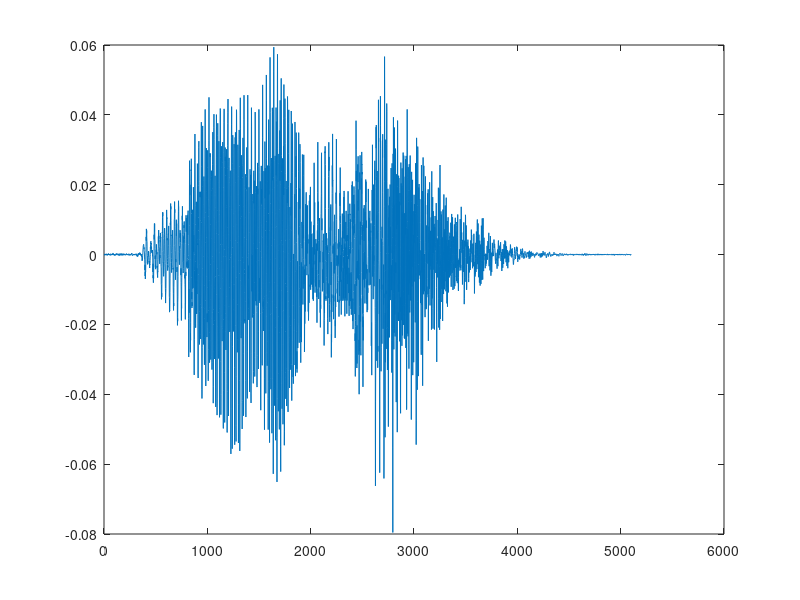
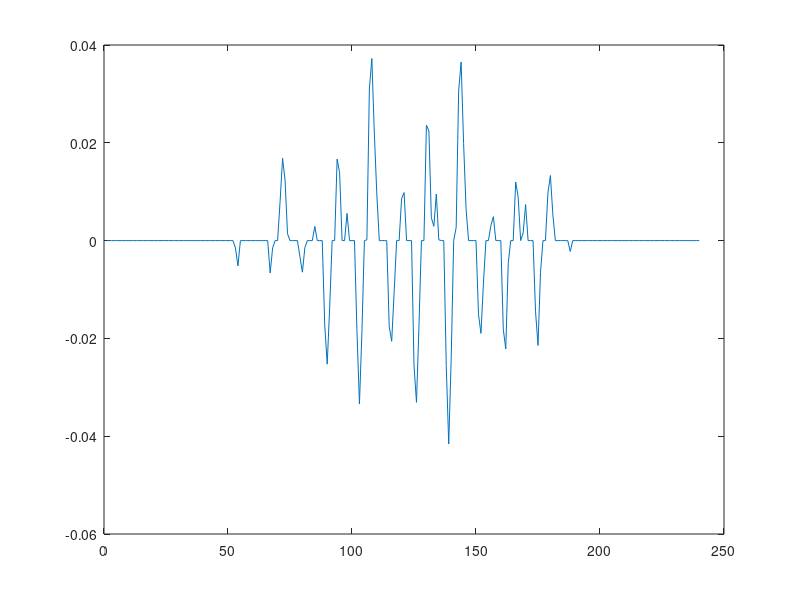

The MATLAB source for these figures, in order: (Note: this script raises an error after producing the figures.)
clear all, close all, clc
load nombre01.mat
%%
tiempoTrama = 0.03;
tiempoDesplTrama = 0.01;
a = 0.95;
longTrama = round(Fs * tiempoTrama);
longDespTrama = round (Fs * tiempoDesplTrama);
figure, plot(senal)
%%
vocal1 = senal(1500:1500+longTrama-1);
vocal2 = senal(2700:2700+longTrama-1);
vocal1 = hamming(length(vocal1)).*vocal1;
vocal2 = hamming(length(vocal2)).*vocal2;

%% pitch
umbral = 0.3 * max(abs(vocal1));
y = sign(vocal1) .* max(0,(abs(vocal1)-umbral));
figure, plot(y)

% correlación
y = hamming(length(y)).* y;
[correlacion,intervalos] =  xcorr(y);
centro = round(length(correlacion)/2);
correlacion = correlacion(centro:end);
[pks, maximos] = findpeaks(correlacion);

[~,ord] = sort(pks, 'descend');
periodo_fundamental = (maximos(ord(1))-1)/Fs;

pitch = 1/periodo_fundamental;
if pitch > 190
    fprintf("El audio es de una mujer, pitch = " + pitch+"\n");
else
    fprintf("El audio es de un hombre, pitch = " + pitch + "\n");
end
%% Reconocimiento de las vocales
[F1, F2] = envolvente(vocal1, Fs);
fprintf("F1 = " + F1 + " " + "F2 = " + F2 + "\n");
[F1, F2] = envolvente(vocal2, Fs);
fprintf("F1 = " + F1 + " " + "F2 = " + F2 + "\n");


function [F1, F2] = envolvente(trama, Fs)
    orden = 10;
    y = hamming(length(trama)).* trama;
    [correlacion,intervalos] =  xcorr(y);
    coeficientes = lpc(correlacion,orden);

    estimacion = filter([0 -coeficientes], 1, [trama; zeros(orden, 1)]);
    error = [trama; zeros(orden, 1)] - estimacion;
    G = sqrt(sumsqr(error));
    H = freqz(G, coeficientes, round(length(trama)/2));

    f = linspace(1, Fs, length(trama)+1);
    f = f(1:floor(length(trama)/2));

    [~, max] = findpeaks(real(H));
    F1 = f(max(1));
    F2 = f(max(2));
end

